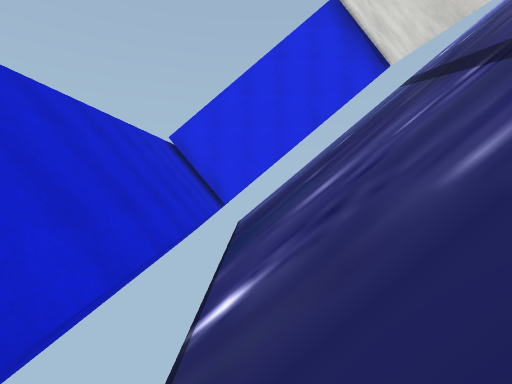
view 1 (above)

24 first-person views from a walk through a Unity game level. The camera is 1.5 m above the floor, tilts 2° down and sees 85° across. The floor is counted in squares, 2 m on a side. Each view is taken from the middle of a square. On the plan, view 1 faces up. The plan holds only what a view shows up to about 10 squares ahead; the rest is blank. The place goes on beyond the plan. The player character is not drawn. Some surface patterns are stand-ins.

view 2
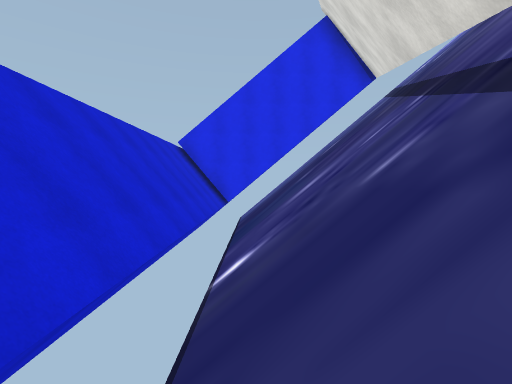

view 3
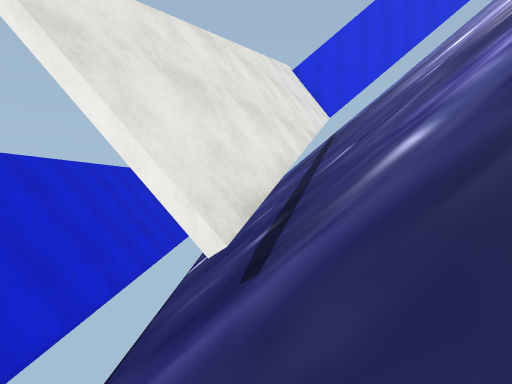

view 4
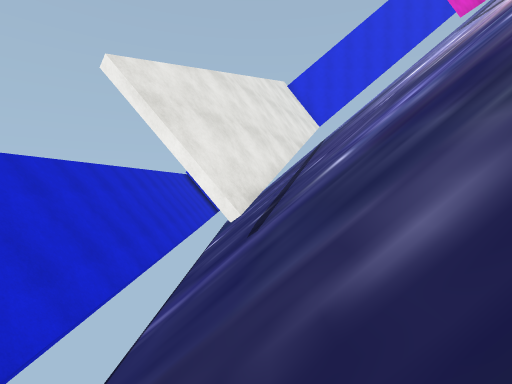

view 5
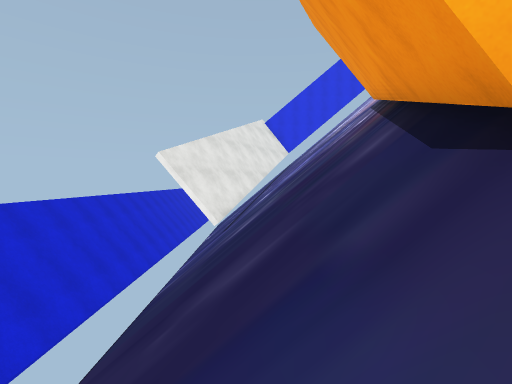

view 6
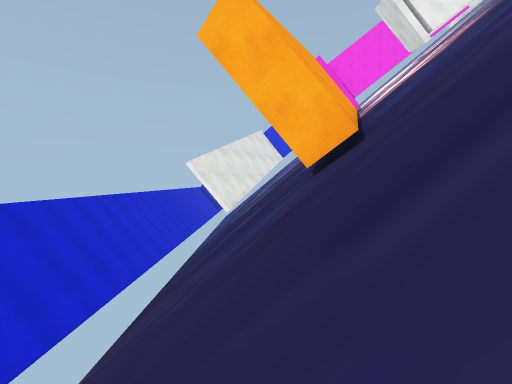

view 7
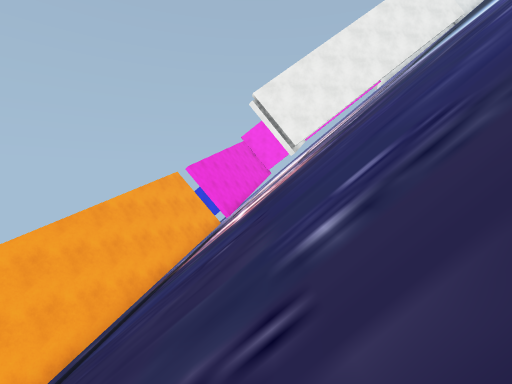

view 8
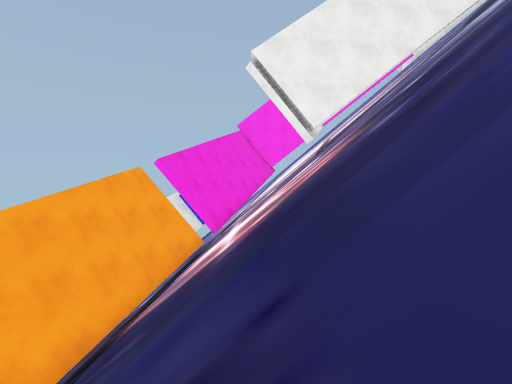

view 9
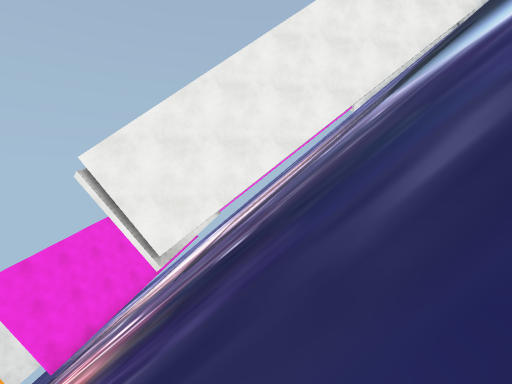

view 10
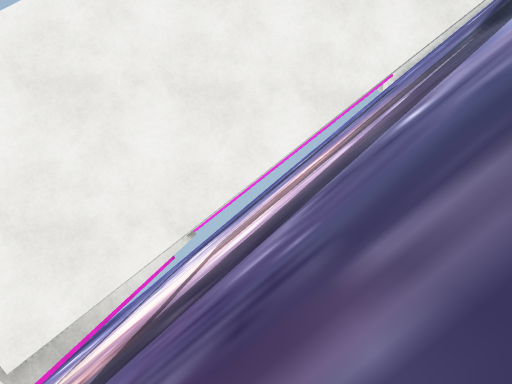

view 11
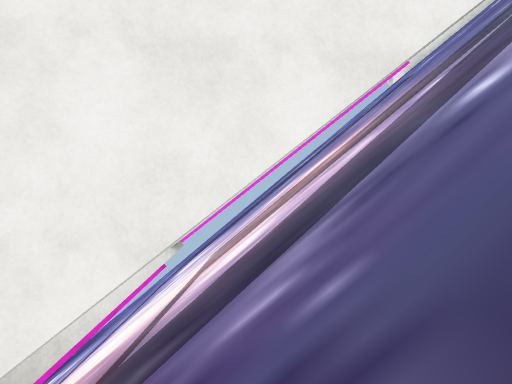

view 12
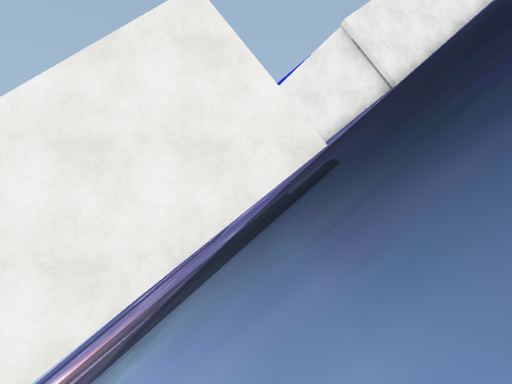

view 13
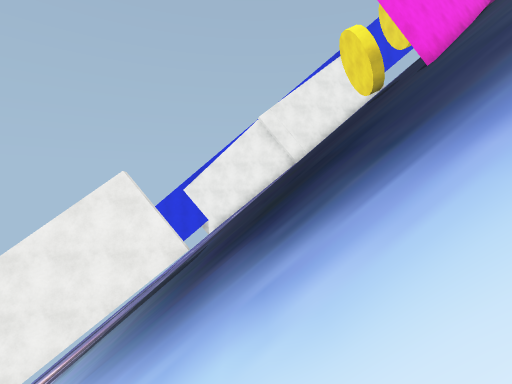

view 14
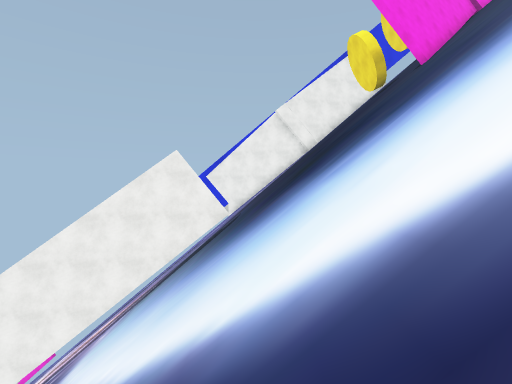

view 15
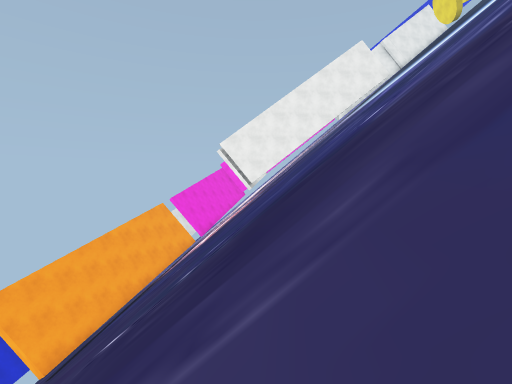

view 16
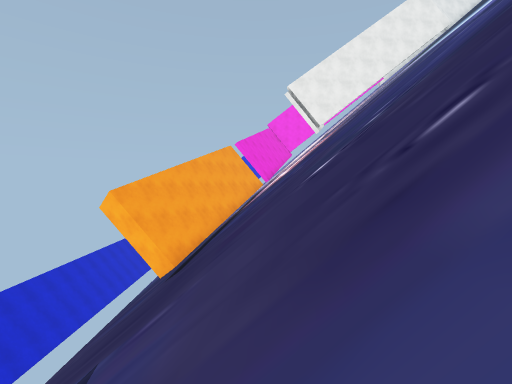

view 17
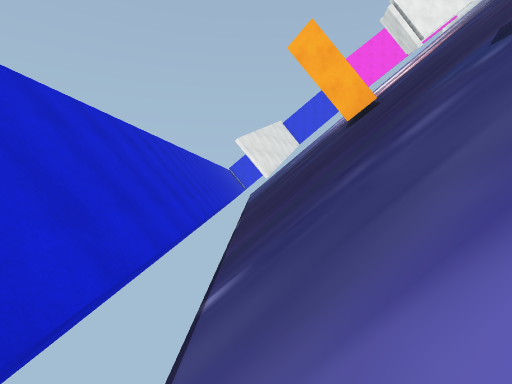

view 18
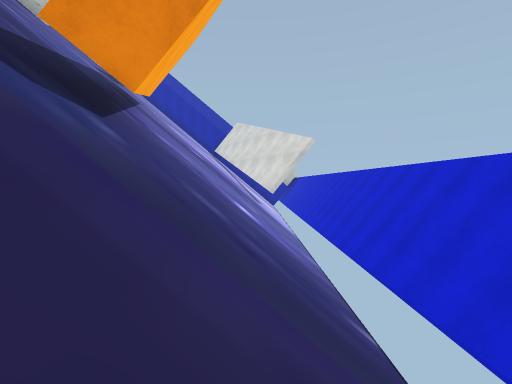

view 19
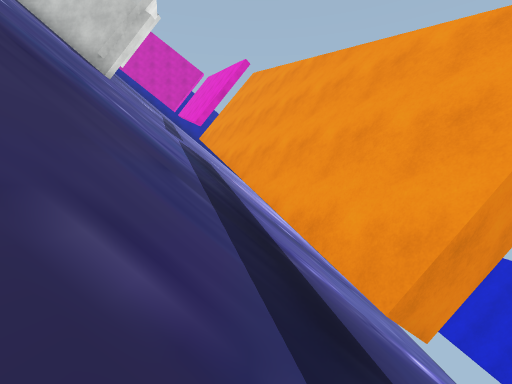

view 20
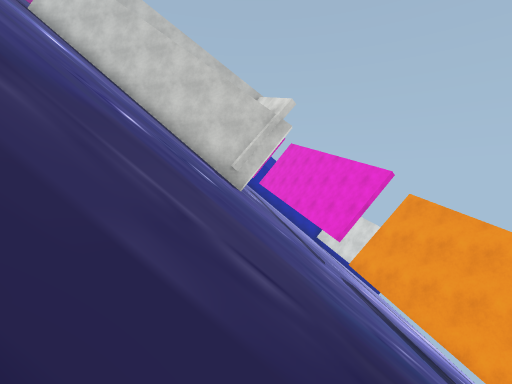

view 21
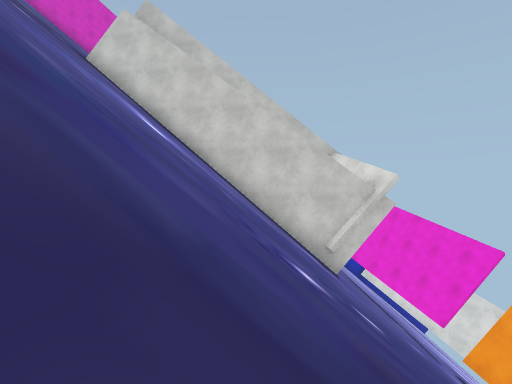

view 22
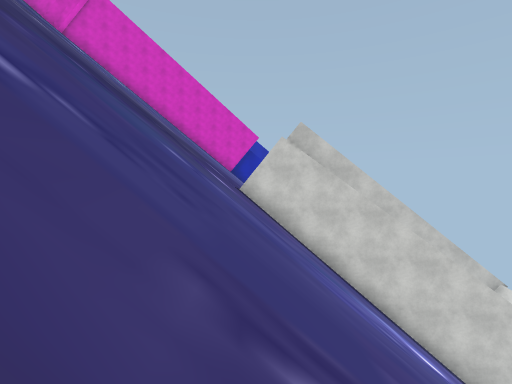

view 23
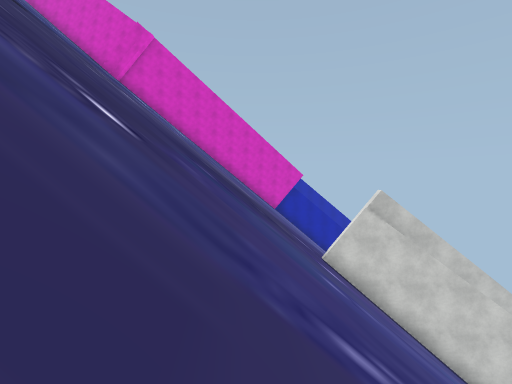

view 24
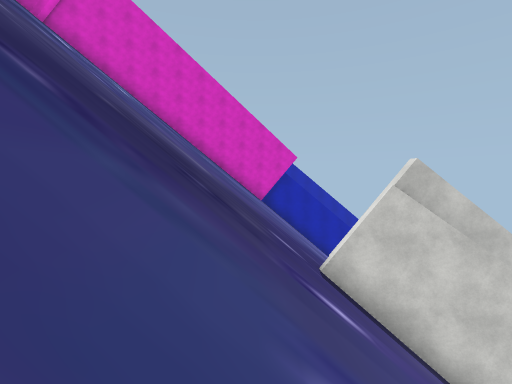

### Floor plan
Key: @ floor where view 1 was taken; # wall or solid block; x gap in a wall; . main floor; : floor 1.5 m higher than the main floor; / step, stairs or slope; = window, fence, low wall or low ledge.
Columns run from 2 left of view 1 to 25 right of it. Each row starts with its distance up from view 1.
  9  #
  8  =///  //
  7  =///  //
  6  =///# /////////////////////
  5  =///#/////#xxxxx##/////////
  4  =///#////##////////////////
  3 #=//##////#////////////////
  2 #=//#/////#/////////////////
  1 #=/##////##/////////////////
  0 #=@#/////#///#x######///////
 -1 #=/#/////#//#.:###//////////
 -2 #=//////##//#x#/////////////
 -3 #=/////##///////////////////
 -4 #=/////##///////////////////
 -5  =/////#////////////////////
 -6 #=////##///////////////////
 -7 #=////#///////////  //////
 -8 #=////#//////////    ////
 -9  =///##////////////// //
-10 #=///#/////////////// /
-11 #=//////////////////
-12 #=/////////////////
-13  =////////////////
-14  =////////////////
-15 #=///////////////
-16 #=///#//////////
-17 #=///#//////////    /  /
-18 #=///##//////////   // //
-19 #=////#/////////// ///////
-20 #=////#////////////////////
-21 #=////##////////////////////
-22 #=/////#////////////////////
-23  =/////#////////////////////
-24    ////#////////////////////
-25     ////////###/////////////
-26        /////  ####//////////
-27                  ####///////
-28                     ////////
-29                     ////////
-30                     ////////

Where each view was taken, in squares from view 1:
view 1: 0 up, 0 right, facing up
view 2: 1 down, 0 right, facing up
view 3: 4 down, 1 right, facing up
view 4: 6 down, 1 right, facing up
view 5: 11 down, 2 right, facing up
view 6: 15 down, 2 right, facing up
view 7: 15 down, 8 right, facing up
view 8: 11 down, 8 right, facing up
view 9: 9 down, 12 right, facing up
view 10: 5 down, 12 right, facing up
view 11: 4 down, 12 right, facing up
view 12: 4 down, 18 right, facing up
view 13: 8 down, 21 right, facing up
view 14: 10 down, 20 right, facing up
view 15: 19 down, 10 right, facing up
view 16: 19 down, 6 right, facing up
view 17: 19 down, 0 right, facing up
view 18: 13 down, 1 right, facing down
view 19: 14 down, 4 right, facing down
view 20: 15 down, 9 right, facing down
view 21: 16 down, 12 right, facing down
view 22: 17 down, 18 right, facing down
view 23: 17 down, 21 right, facing down
view 24: 21 down, 20 right, facing down
